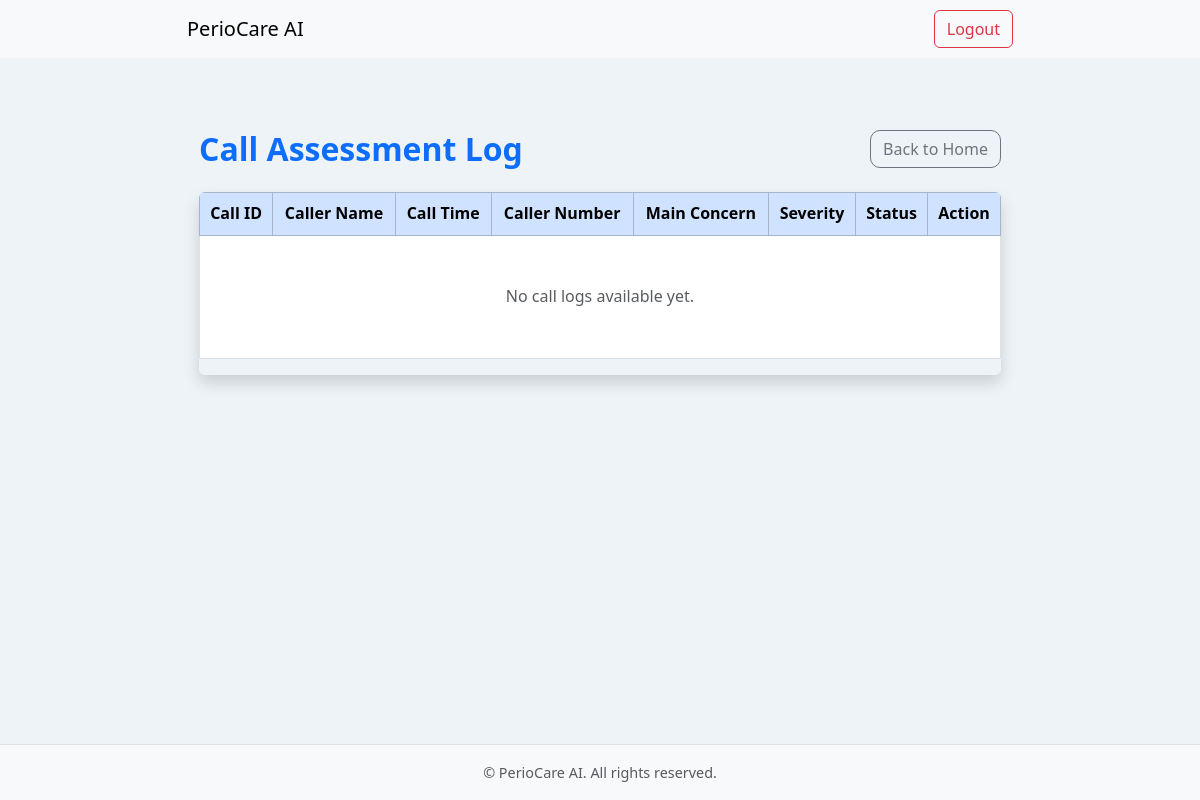
/backend/assessment/ (signed in), run on an earlier commit of the app's database.
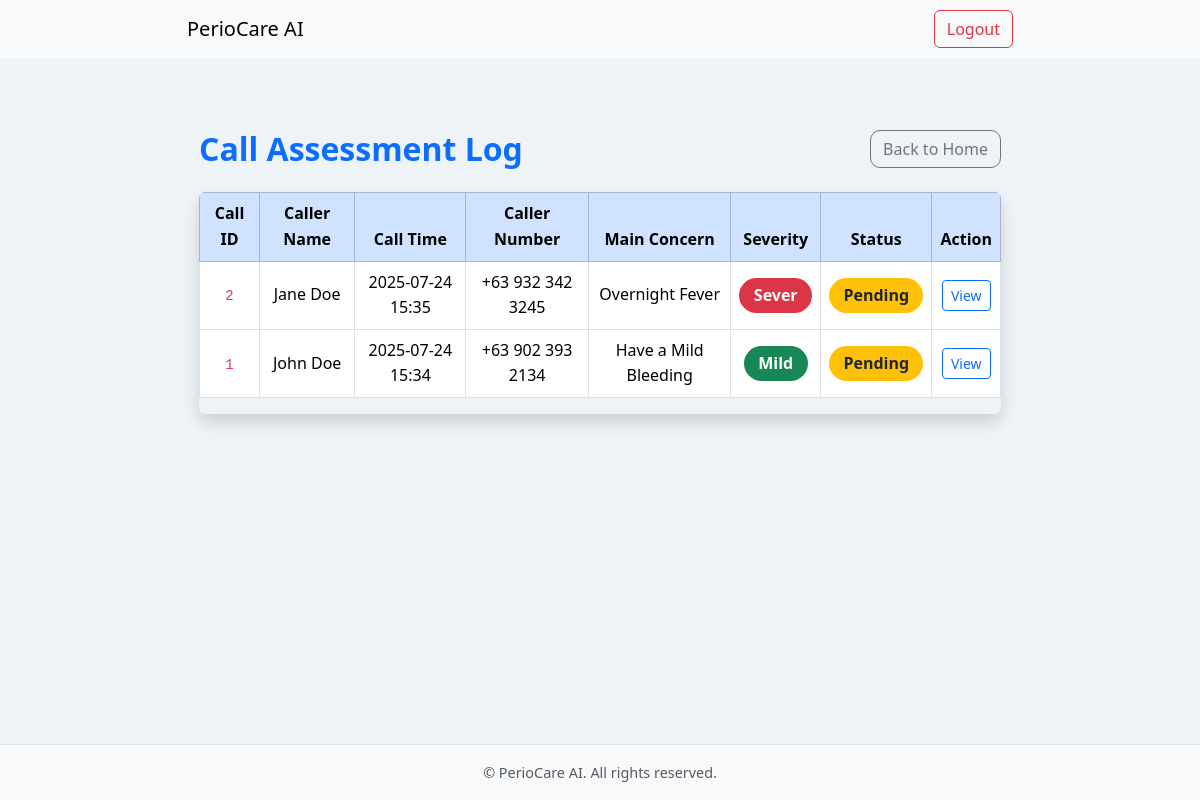
And on a later commit of the database.
### backend/models.py (models this page shows, shortened)
class CallLog(models.Model):
    call_id = models.AutoField(primary_key=True)
    caller_name = models.CharField(max_length=255)
    caller_number = models.CharField(max_length=20)
    call_time = models.DateTimeField(auto_now_add=True)

class Assessment(models.Model):
    concern = models.TextField()
    severity = models.CharField(max_length=50)
    status = models.CharField(max_length=50, default='Pending')
    initial_findings = models.TextField(blank=True, null=True)
    call_log = models.OneToOneField(CallLog, on_delete=models.CASCADE, related_name='assessment')

### backend/views.py (the view)
# urls.py: path('assessment/', views.assessment, name='assessment'),
@login_required
def assessment(request):
    call_logs = CallLog.objects.all().prefetch_related('assessment').order_by('-call_time')
    status_options = ['Pending', 'In Progress', 'Resolved', 'Escalated', 'Cancelled']
    return render(request, 'components/assessment.html', {
        'call_logs': call_logs,
        'status_options': status_options
    })

### templates/components/assessment.html (shortened to what this page needs)
{% extends "base/index.html" %}
{% load static %}
{% block content %}
<div class="container py-5">
    <div class="d-flex justify-content-between align-items-center mb-4">
        <h2 class="text-primary mb-0">Call Assessment Log</h2>
        <a href="{% url 'home' %}" class="btn btn-outline-secondary">Back to Home</a>
    </div>
    <div class="table-responsive shadow rounded">
        <table class="table table-hover table-bordered align-middle">
            <thead class="table-primary text-center">
                <tr>
                    <th>Call ID</th>
                    <th>Caller Name</th>
                    <th>Call Time</th>
                    <th>Caller Number</th>
                    <th>Main Concern</th>
                    <th>Severity</th>
                    <th>Status</th>
                    <th>Action</th>
                </tr>
            </thead>
            <tbody class="text-center">
                {% if call_logs %}
                    {% for log in call_logs %}
                    <tr>
                        <td><code>{{ log.call_id }}</code></td>
                        <td>{{ log.caller_name|default:"Anonymous" }}</td>
                        <td>{{ log.call_time|date:"Y-m-d H:i" }}</td>
                        <td>{{ log.caller_number|default:"Unknown" }}</td>
                        <td>{{ log.assessment.concern|default:"—" }}</td>
                        <td>
                            {% if log.assessment.severity %}
                                <span class="badge rounded-pill
                                    {% if log.assessment.severity == 'Mild' %}bg-success
                                    {% elif log.assessment.severity == 'Moderate' %}bg-warning text-dark
                                    {% else %}bg-danger
                                    {% endif %}">
                                    {{ log.assessment.severity }}
                                </span>
                            {% else %}
                                <span class="text-muted">Not Set</span>
                            {% endif %}
                        </td>
                        <td>
                            {% if log.assessment %}
                            <div class="status-cell" data-call-id="{{ log.call_id }}">
                                <span class="badge d-inline-block cursor-pointer status-display
                                    {% if log.assessment.status == 'Resolved' %}bg-success
                                    {% elif log.assessment.status == 'Escalated' %}bg-danger
                                    {% elif log.assessment.status == 'Pending' %}bg-warning text-dark
                                    {% elif log.assessment.status == 'In Progress' %}bg-info
                                    {% elif log.assessment.status == 'Cancelled' %}bg-secondary
                                    {% else %}bg-light text-dark
                                    {% endif %}">
                                    {{ log.assessment.status }}
                                </span>
                            </div>
                            {% else %}
                                <span class="text-muted">Uncomplete Call</span>
                            {% endif %}
                        </td>
                        <td>
                            <a href="{% url 'response_view' call_id=log.call_id %}" class="btn btn-sm btn-outline-primary">
                                View
                            </a>
                        </td>
                    </tr>
                    {% endfor %}
                {% else %}
                    <tr>
                        <td colspan="8" class="text-center text-muted py-5">
                            No call logs available yet.
                        </td>
                    </tr>
                {% endif %}
            </tbody>
        </table>
    </div>
</div>
{% endblock %}

### templates/base/index.html (shortened to what this page needs)
{% load static %}
<!DOCTYPE html>
<html lang="en">
<head>
    <link href="https://cdn.jsdelivr.net/npm/bootstrap@5.3.3/dist/css/bootstrap.min.css" rel="stylesheet">
    <link href="https://cdn.jsdelivr.net/npm/bootstrap-icons@1.10.5/font/bootstrap-icons.css" rel="stylesheet">
    <link rel="stylesheet" href="{% static 'index.css' %}">
</head>
<body class="d-flex flex-column min-vh-100">
    <nav class="navbar navbar-expand-lg navbar-light bg-light mb-4">
    <div class="container">
        <a class="navbar-brand" href="{% url 'home' %}">PerioCare AI</a>
        <div class="collapse navbar-collapse justify-content-end" id="navbarNav">
        <ul class="navbar-nav">
            {% url 'home' as home_url %}
            {% if user.is_authenticated %}
                {% if request.path == home_url %}
                    <li class="nav-item">
                        <a href="{% url 'assessment' %}" class="btn btn-outline-primary">Call Logs</a>
                    </li>
                {% else %}
                    <li class="nav-item">
                        <form method="post" action="{% url 'logout' %}">
                            <button class="btn btn-outline-danger" type="submit">Logout</button>
                        </form>
                    </li>
                {% endif %}
            {% else %}
                <li class="nav-item">
                    <a class="btn btn-outline-primary" href="{% url 'login' %}">Login</a>
                </li>
            {% endif %}
        </ul>
        </div>
    </div>
    </nav>
    <main class="flex-fill">
        <div class="container">
            {% block content %}
            {% endblock %}
        </div>
    </main>
    <footer class="bg-light text-center text-muted py-3">
        <div class="container">
            &copy; PerioCare AI. All rights reserved.
        </div>
    </footer>
</body>
</html>

### static/index.css (style rules this page uses)
body { background-color: #eef3f8; color: #333; font-family: 'Segoe UI', 'Inter', sans-serif; line-height: 1.6; }
h1, h2, h3, h4 { font-weight: 600; color: #222; }
.container { max-width: 850px; }
.btn-outline-secondary, .btn-outline-light, .btn-danger { border-radius: 10px; }
.badge { font-size: 1rem; padding: 0.6rem 0.9rem; border-radius: 20px; }
.bg-success { background-color: #198754 !important; color: #fff; }
form button { margin-left: 0.5rem; }
a { text-decoration: none; transition: all 0.2s ease; }
footer { background-color: #f8f9fa; padding: 1rem; text-align: center; font-size: 0.9rem; color: #666; border-top: 1px solid #dee2e6; margin-top: auto; }

### templates/components/assessment.html (style rules this page uses)
.cursor-pointer { cursor: pointer; }

What changed in the data, as far as the page shows it:
added CallLog: call_id "2", caller_name "Jane Doe", call_time "2025-07-24 15:35", caller_number "+63 932 342 3245", assessment.concern "Overnight Fever", assessment.severity "Sever", assessment.status "Pending"
added CallLog: call_id "1", caller_name "John Doe", call_time "2025-07-24 15:34", caller_number "+63 902 393 2134", assessment.concern "Have a Mild Bleeding", assessment.severity "Mild", assessment.status "Pending"
Also different on the page:
text no longer shown: "No call logs available yet."
